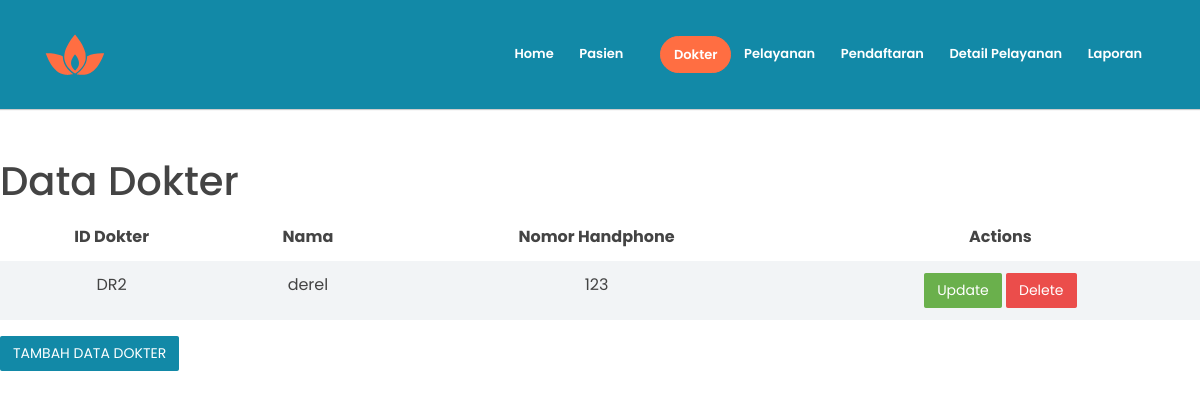
/dokter, run on an earlier commit of the app's database.
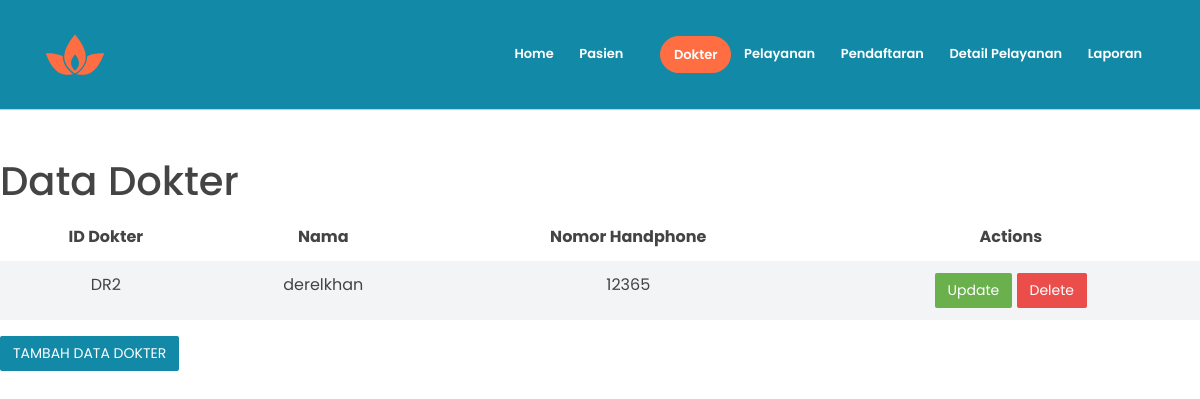
And on a later commit of the database.
### app/models.py (models this page shows, shortened)
class dokter(models.Model):
    iddokter = models.AutoField(primary_key=True)
    namadokter = models.CharField(max_length=50)
    nohpdokter = models.IntegerField()

### app/views.py (the view)
# urls.py: path('dokter', views.dokter, name='dokter'),
def dokter(request):
    alldokterobj = models.dokter.objects.all()
    return render(request, 'dokterx.html',{
        'alldokterobj' : alldokterobj,
    })

### app/templates/dokterx.html (shortened to what this page needs)
{%load static%}
<!DOCTYPE html>
<html lang="en">
<head>
    <link rel="stylesheet" href="{%static 'assets/vendors/themify-icons/css/themify-icons.css'%}">
	<link rel="stylesheet" href="{%static 'assets/css/leadmark.css'%}">
</head>
<body data-spy="scroll" data-target=".navbar" data-offset="40" id="home">
    <nav class="navbar navbar-expand-sm navbar-dark bg-info shadow mb-3">
        <div class="container">
            <a class="navbar-brand" href="#">
                <img src="assets/imgs/logo.svg" alt="">
            </a>
            <div class="collapse navbar-collapse" id="navbarSupportedContent">
                <ul class="navbar-nav ml-auto">
                    <li class="nav-item">
                        <a class="nav-link text-white" href="{% url 'home' %}" >Home</a>
                    </li>
                    <li class="nav-item">
                        <a class="nav-link text-white" href="{% url 'pasienx' %}" >Pasien</a>
                    </li>
                    <li class="nav-item">
                        <a href="{% url 'dokterx' %}" class="ml-4 nav-link btn btn-primary btn-sm rounded text-white">Dokter</a>
                    </li>
                    <li class="nav-item">
                        <a class="nav-link text-white" href="{% url 'pelayananx' %}">Pelayanan</a>
                    </li>
                    <li class="nav-item">
                        <a class="nav-link text-white" href="{% url 'pendaftaranx' %}">Pendaftaran</a>
                    </li>
                    <li class="nav-item">
                        <a class="nav-link text-white" href="{% url 'detailpelayananx' %}">Detail Pelayanan</a>
                    </li>
                    <li class="nav-item">
                        <a class="nav-link text-white" href="{% url 'laporan' %}">Laporan</a>
                    </li>
                </ul>
            </div>
        </div>
    </nav>
    <h1 class="section-secondary-title mt-5">Data Dokter</h1>
      <table class="table table-striped">
         <thead>
            <tr>
                <th>
                    <center>
                        ID Dokter
                    </center>
                </th>
                <th>
                    <center>
                        Nama
                    </center>
                </th>
                <th>
                    <center>
                        Nomor Handphone
                    </center>
                </th>
                <th>
                    <center>
                        Actions
                    </center>
                </th>
            </tr>
         </thead>
         <tbody>
        {% for item in alldokterobj%}
        <tr>
            <td>
                <center>
                    DR{{ item.iddokter }}
                </center>
            </td>
            <td>
                <center>
                    {{ item.namadokter }}
                </center>
            </td>
            <td>
                <center>
                    {{ item.nohpdokter }}
                </center>
            </td>
            <td>
                <center>
                    <a href="{% url 'updatedokterx' item.iddokter %}">
                        <button class="btn btn-success">Update</button>
                    </a>
                    <a href="{% url 'deletedokter' item.iddokter %}">
                        <button class="btn btn-danger">Delete</button>
                    </a>
                </center>
            </td>
        </tr>
        {% endfor %}
         </tbody>
      </table>
    <a href="{% url 'createdatadokterx' %}">
        <button class="btn btn-info">TAMBAH DATA DOKTER</button>
    </a>

What changed in the data, as far as the page shows it:
changed dokter id 2: namadokter "derel" → "derelkhan"; nohpdokter "123" → "12365"
